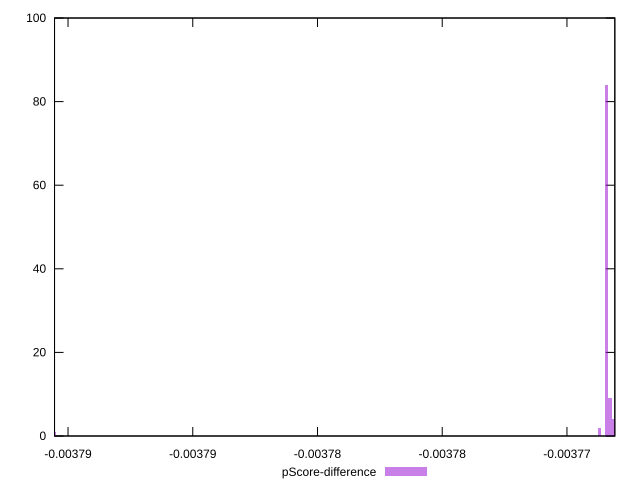

Reproduce this figure in gnuplot.
reset

$pScoreDifference <<EOF
-0.0037905683977259735 1
-0.0037684081968642823 84
-0.0037687017094584765 2
-0.0037681146842700876 4
-0.003768261440567185 9
EOF

set key outside below
set boxwidth 1.467562970972927e-7
set xrange [-0.003790541298739944:-0.00376808104333802]
set yrange [0:100]
set trange [0:100]
set style fill transparent solid 0.5 noborder
set terminal svg size 640, 490 enhanced background rgb 'white'
set output "reports/report_00033_2021-03-01T14-23-16.841Z/uses-long-cache-ttl/samples/astro-inner-cached/pScore-difference/histogram.svg"

plot $pScoreDifference title "pScore-difference" with boxes

reset
